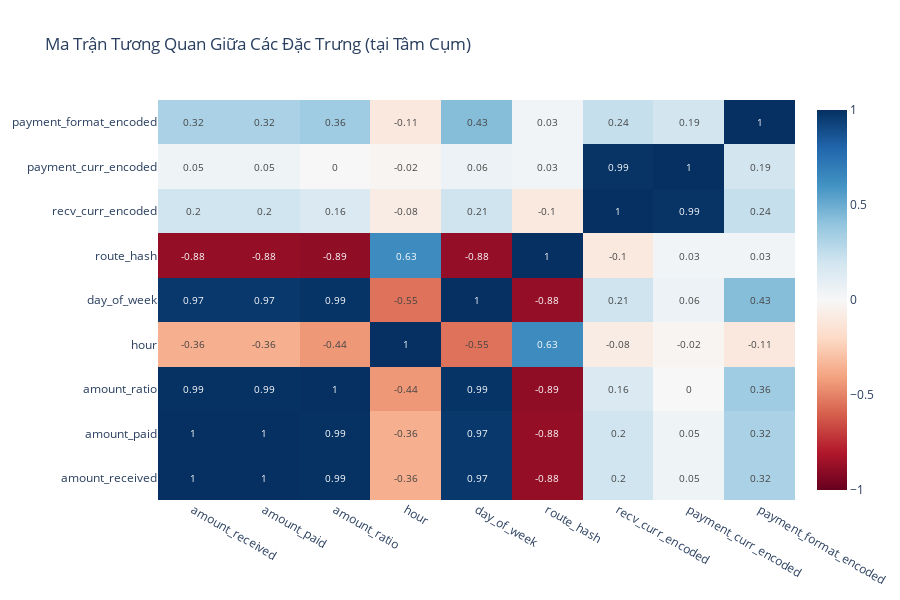

Notebook source saved alongside this figure:
### Markdown cell above
<a id="8"></a>
## 8. 🔗 Phân Tích Mối Tương Quan

### Code cell
# Tính correlation matrix cho centroids
corr_matrix = centroids_df.corr()

fig = go.Figure(data=go.Heatmap(
    z=corr_matrix.values,
    x=FEATURE_NAMES,
    y=FEATURE_NAMES,
    colorscale='RdBu',
    zmid=0,
    text=np.round(corr_matrix.values, 2),
    texttemplate='%{text}',
    textfont={"size": 10}
))

fig.update_layout(
    title='Ma Trận Tương Quan Giữa Các Đặc Trưng (tại Tâm Cụm)',
    height=600
)
fig.show()

print("\n📊 Top 5 cặp đặc trưng tương quan cao nhất:")
corr_pairs = []
for i in range(len(FEATURE_NAMES)):
    for j in range(i+1, len(FEATURE_NAMES)):
        corr_pairs.append({
            'Feature 1': FEATURE_NAMES[i],
            'Feature 2': FEATURE_NAMES[j],
            'Correlation': corr_matrix.values[i, j]
        })

corr_df = pd.DataFrame(corr_pairs).sort_values('Correlation', ascending=False)
print(corr_df.head(5).to_string(index=False))

### Figure 1 — Plotly figure (JSON) as saved in the notebook; plotly's stock layout.template omitted (floating-point values rounded to 4 significant figures)
{"data": [{"colorscale": [[0, "rgb(103,0,31)"], [0.1, "rgb(178,24,43)"], [0.2, "rgb(214,96,77)"], [0.3, "rgb(244,165,130)"], [0.4, "rgb(253,219,199)"], [0.5, "rgb(247,247,247)"], [0.6, "rgb(209,229,240)"], [0.7, "rgb(146,197,222)"], [0.8, "rgb(67,147,195)"], [0.9, "rgb(33,102,172)"], [1, "rgb(5,48,97)"]], "text": [[1.0, 1.0, 0.99, -0.36, 0.97, -0.88, 0.2, 0.05, 0.32], [1.0, 1.0, 0.99, -0.36, 0.97, -0.88, 0.2, 0.05, 0.32], [0.99, 0.99, 1.0, -0.44, 0.99, -0.89, 0.16, 0.0, 0.36], [-0.36, -0.36, -0.44, 1.0, -0.55, 0.63, -0.08, -0.02, -0.11], [0.97, 0.97, 0.99, -0.55, 1.0, -0.88, 0.21, 0.06, 0.43], [-0.88, -0.88, -0.89, 0.63, -0.88, 1.0, -0.1, 0.03, 0.03], [0.2, 0.2, 0.16, -0.08, 0.21, -0.1, 1.0, 0.99, 0.24], [0.05, 0.05, 0.0, -0.02, 0.06, 0.03, 0.99, 1.0, 0.19], [0.32, 0.32, 0.36, -0.11, 0.43, 0.03, 0.24, 0.19, 1.0]], "textfont": {"size": 10}, "texttemplate": "%{text}", "type": "heatmap", "x": ["amount_received", "amount_paid", "amount_ratio", "hour", "day_of_week", "route_hash", "recv_curr_encoded", "payment_curr_encoded", "payment_format_encoded"], "y": ["amount_received", "amount_paid", "amount_ratio", "hour", "day_of_week", "route_hash", "recv_curr_encoded", "payment_curr_encoded", "payment_format_encoded"], "z": [[1.0, 1.0, 0.9943, -0.3618, 0.9688, -0.8793, 0.2014, 0.04809, 0.3234], [1.0, 1.0, 0.9943, -0.3618, 0.9688, -0.8793, 0.2014, 0.04809, 0.3234], [0.9943, 0.9943, 1.0, -0.437, 0.9866, -0.8903, 0.1552, 0.001748, 0.3577], [-0.3618, -0.3618, -0.437, 1.0, -0.5492, 0.6349, -0.0771, -0.02139, -0.1062], [0.9688, 0.9688, 0.9866, -0.5492, 1.0, -0.8826, 0.2061, 0.0573, 0.4298], [-0.8793, -0.8793, -0.8903, 0.6349, -0.8826, 1.0, -0.1011, 0.03429, 0.03496], [0.2014, 0.2014, 0.1552, -0.0771, 0.2061, -0.1011, 1.0, 0.9881, 0.2372], [0.04809, 0.04809, 0.001748, -0.02139, 0.0573, 0.03429, 0.9881, 1.0, 0.1881], [0.3234, 0.3234, 0.3577, -0.1062, 0.4298, 0.03496, 0.2372, 0.1881, 1.0]], "zmid": 0}], "layout": {"height": 600, "title": {"text": "Ma Trận Tương Quan Giữa Các Đặc Trưng (tại Tâm Cụm)"}}}
